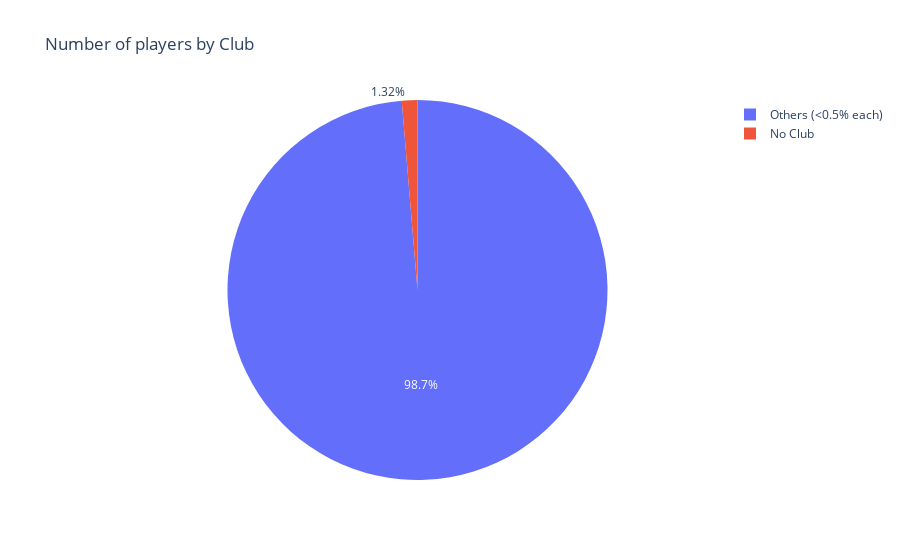

Source (notebook cell):
### Code cell
pie_count(fifa, 'Club')

### Figure 1 — Plotly figure (JSON) as saved in the notebook; plotly's stock layout.template omitted (floating-point values rounded to 4 significant figures)
{"data": [{"labels": ["No Club", "Others (<0.5% each)"], "type": "pie", "values": [241, 17966]}], "layout": {"autosize": true, "title": {"text": "Number of players by Club"}}}
